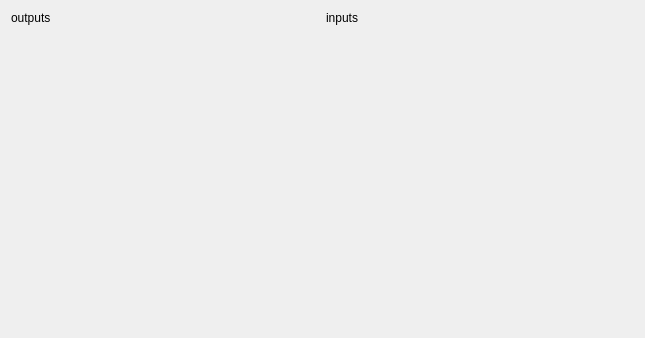
<?xml version="1.0" encoding="UTF-8"?>
<ui version="4.0">
 <class>IOForm</class>
 <widget class="QWidget" name="IOForm">
  <property name="geometry">
   <rect>
    <x>0</x>
    <y>0</y>
    <width>645</width>
    <height>338</height>
   </rect>
  </property>
  <property name="windowTitle">
   <string>Graffit Robotics</string>
  </property>
  <property name="windowIcon">
   <iconset resource="../resource/resource.qrc">
    <normaloff>:/icons/img/icon.png</normaloff>:/icons/img/icon.png</iconset>
  </property>
  <property name="styleSheet">
   <string notr="true">QLabel#mcuLabel{
    background-color: rgb(95, 95, 0);
    text-align:center;
}
QLabel#faultLabel{
 
    background-color: rgb(110, 0, 0);
	text-align:center;
}
QLabel#holdLabel{

    background-color:rgb(110, 0, 0);
	text-align:center;
}
QLabel#ioLabel{

    background-color: rgb(0, 76, 0);
	text-align:center;
}
QLabel#runLabel{

    background-color:  rgb(0, 76, 0);
	text-align:center;
}
QLabel#stepLabel{

    background-color: rgb(95, 95, 0);
	text-align:center;
}
</string>
  </property>
  <property name="documentMode" stdset="0">
   <bool>false</bool>
  </property>
  <layout class="QGridLayout" name="gridLayout">
   <item row="0" column="1">
    <widget class="QLabel" name="label">
     <property name="sizePolicy">
      <sizepolicy hsizetype="Preferred" vsizetype="Fixed">
       <horstretch>0</horstretch>
       <verstretch>0</verstretch>
      </sizepolicy>
     </property>
     <property name="text">
      <string>inputs</string>
     </property>
    </widget>
   </item>
   <item row="1" column="0">
    <layout class="QVBoxLayout" name="outputLayout"/>
   </item>
   <item row="0" column="0">
    <widget class="QLabel" name="label_2">
     <property name="sizePolicy">
      <sizepolicy hsizetype="Preferred" vsizetype="Fixed">
       <horstretch>0</horstretch>
       <verstretch>0</verstretch>
      </sizepolicy>
     </property>
     <property name="text">
      <string>outputs</string>
     </property>
    </widget>
   </item>
   <item row="1" column="1">
    <layout class="QVBoxLayout" name="inputLayout"/>
   </item>
   <item row="2" column="0">
    <spacer name="verticalSpacer">
     <property name="orientation">
      <enum>Qt::Vertical</enum>
     </property>
     <property name="sizeHint" stdset="0">
      <size>
       <width>20</width>
       <height>40</height>
      </size>
     </property>
    </spacer>
   </item>
  </layout>
  <action name="createFileAction">
   <property name="icon">
    <iconset resource="../resource/resource.qrc">
     <normaloff>:/icons/img/file-plus.svg</normaloff>:/icons/img/file-plus.svg</iconset>
   </property>
   <property name="text">
    <string>create file</string>
   </property>
   <property name="shortcut">
    <string>Ctrl+N</string>
   </property>
  </action>
  <action name="openFileAction">
   <property name="icon">
    <iconset resource="../resource/resource.qrc">
     <normaloff>:/icons/img/file.svg</normaloff>:/icons/img/file.svg</iconset>
   </property>
   <property name="text">
    <string>open file</string>
   </property>
   <property name="shortcut">
    <string>Ctrl+O</string>
   </property>
  </action>
  <action name="saveAsFileAction">
   <property name="icon">
    <iconset resource="../resource/resource.qrc">
     <normaloff>:/icons/img/file-text.svg</normaloff>:/icons/img/file-text.svg</iconset>
   </property>
   <property name="text">
    <string>save file as ...</string>
   </property>
   <property name="shortcut">
    <string>Ctrl+Shift+S</string>
   </property>
  </action>
  <action name="motorContrlAction">
   <property name="icon">
    <iconset resource="../resource/resource.qrc">
     <normaloff>:/icons/img/trello.svg</normaloff>:/icons/img/trello.svg</iconset>
   </property>
   <property name="text">
    <string>motion control</string>
   </property>
   <property name="shortcut">
    <string>Ctrl+M</string>
   </property>
  </action>
  <action name="resetAction">
   <property name="icon">
    <iconset resource="../resource/resource.qrc">
     <normaloff>:/icons/img/repeat.svg</normaloff>:/icons/img/repeat.svg</iconset>
   </property>
   <property name="text">
    <string>reset errors</string>
   </property>
   <property name="shortcut">
    <string>Ctrl+R</string>
   </property>
  </action>
  <action name="connectSTM_action">
   <property name="icon">
    <iconset resource="../resource/resource.qrc">
     <normaloff>:/icons/img/shuffle.svg</normaloff>:/icons/img/shuffle.svg</iconset>
   </property>
   <property name="text">
    <string>connect mcu</string>
   </property>
   <property name="shortcut">
    <string>Ctrl+K</string>
   </property>
  </action>
  <action name="saveAction">
   <property name="icon">
    <iconset resource="../resource/resource.qrc">
     <normaloff>:/icons/img/save.svg</normaloff>:/icons/img/save.svg</iconset>
   </property>
   <property name="text">
    <string>save</string>
   </property>
   <property name="shortcut">
    <string>Ctrl+S</string>
   </property>
  </action>
  <action name="changeLanguageEnglish">
   <property name="text">
    <string>english</string>
   </property>
  </action>
  <action name="changeLanguageRussian">
   <property name="text">
    <string>russian</string>
   </property>
  </action>
 </widget>
 <resources>
  <include location="../resource/resource.qrc"/>
 </resources>
 <connections/>
</ui>
